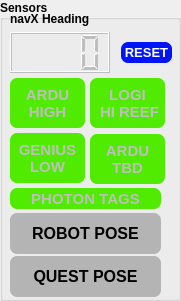
     <widget class="QGroupBox" name="groupBox_2">
      <property name="geometry">
       <rect>
        <x>180</x>
        <y>6</y>
        <width>181</width>
        <height>301</height>
       </rect>
      </property>
      <property name="font">
       <font>
        <family>MS Shell Dlg 2</family>
        <bold>true</bold>
       </font>
      </property>
      <property name="title">
       <string>Sensors</string>
      </property>
      <widget class="QLabel" name="label_11">
       <property name="geometry">
        <rect>
         <x>10</x>
         <y>11</y>
         <width>131</width>
         <height>16</height>
        </rect>
       </property>
       <property name="text">
        <string>navX Heading</string>
       </property>
      </widget>
      <widget class="QLCDNumber" name="qlcd_navx_heading">
       <property name="enabled">
        <bool>false</bool>
       </property>
       <property name="geometry">
        <rect>
         <x>10</x>
         <y>32</y>
         <width>100</width>
         <height>41</height>
        </rect>
       </property>
       <property name="digitCount">
        <number>4</number>
       </property>
      </widget>
      <widget class="QLabel2" name="qlabel_navx_reset_indicator">
       <property name="enabled">
        <bool>false</bool>
       </property>
       <property name="geometry">
        <rect>
         <x>121</x>
         <y>42</y>
         <width>51</width>
         <height>21</height>
        </rect>
       </property>
       <property name="font">
        <font>
         <family>MS Shell Dlg 2</family>
         <pointsize>10</pointsize>
         <bold>true</bold>
        </font>
       </property>
       <property name="styleSheet">
        <string notr="true">border: 7px;
border-radius: 7px;
color:rgb(255, 255, 255);
background-color:rgb(0, 20, 250);</string>
       </property>
       <property name="text">
        <string>RESET</string>
       </property>
       <property name="textFormat">
        <enum>Qt::AutoText</enum>
       </property>
       <property name="alignment">
        <set>Qt::AlignCenter</set>
       </property>
      </widget>
      <widget class="QLabel2" name="qlabel_arducam_high_target_indicator">
       <property name="enabled">
        <bool>false</bool>
       </property>
       <property name="geometry">
        <rect>
         <x>10</x>
         <y>78</y>
         <width>75</width>
         <height>50</height>
        </rect>
       </property>
       <property name="font">
        <font>
         <family>MS Shell Dlg 2</family>
         <pointsize>11</pointsize>
         <bold>true</bold>
        </font>
       </property>
       <property name="styleSheet">
        <string notr="true">border: 7px;
border-radius: 7px;
background-color:rgb(80, 235, 0);</string>
       </property>
       <property name="text">
        <string>ARDU
HIGH</string>
       </property>
       <property name="textFormat">
        <enum>Qt::AutoText</enum>
       </property>
       <property name="alignment">
        <set>Qt::AlignCenter</set>
       </property>
      </widget>
      <widget class="QLabel2" name="qlabel_pose_indicator">
       <property name="enabled">
        <bool>true</bool>
       </property>
       <property name="geometry">
        <rect>
         <x>10</x>
         <y>213</y>
         <width>151</width>
         <height>41</height>
        </rect>
       </property>
       <property name="font">
        <font>
         <family>Segoe UI</family>
         <pointsize>12</pointsize>
         <bold>true</bold>
        </font>
       </property>
       <property name="styleSheet">
        <string notr="true">border: 7px;
border-radius: 7px;
background-color:rgb(180,180,180);</string>
       </property>
       <property name="text">
        <string>ROBOT POSE</string>
       </property>
       <property name="textFormat">
        <enum>Qt::AutoText</enum>
       </property>
       <property name="alignment">
        <set>Qt::AlignCenter</set>
       </property>
      </widget>
      <widget class="QLabel2" name="qlabel_genius_low_target_indicator">
       <property name="enabled">
        <bool>false</bool>
       </property>
       <property name="geometry">
        <rect>
         <x>10</x>
         <y>133</y>
         <width>75</width>
         <height>50</height>
        </rect>
       </property>
       <property name="font">
        <font>
         <family>MS Shell Dlg 2</family>
         <pointsize>11</pointsize>
         <bold>true</bold>
        </font>
       </property>
       <property name="styleSheet">
        <string notr="true">border: 7px;
border-radius: 7px;
background-color:rgb(80, 235, 0);</string>
       </property>
       <property name="text">
        <string>GENIUS
LOW</string>
       </property>
       <property name="textFormat">
        <enum>Qt::AutoText</enum>
       </property>
       <property name="alignment">
        <set>Qt::AlignCenter</set>
       </property>
      </widget>
      <widget class="QLabel2" name="qlabel_logitech_reef_target_indicator">
       <property name="enabled">
        <bool>false</bool>
       </property>
       <property name="geometry">
        <rect>
         <x>90</x>
         <y>78</y>
         <width>75</width>
         <height>50</height>
        </rect>
       </property>
       <property name="font">
        <font>
         <family>MS Shell Dlg 2</family>
         <pointsize>11</pointsize>
         <bold>true</bold>
        </font>
       </property>
       <property name="styleSheet">
        <string notr="true">border: 7px;
border-radius: 7px;
background-color:rgb(80, 235, 0);</string>
       </property>
       <property name="text">
        <string>LOGI
 HI REEF</string>
       </property>
       <property name="textFormat">
        <enum>Qt::AutoText</enum>
       </property>
       <property name="alignment">
        <set>Qt::AlignCenter</set>
       </property>
      </widget>
      <widget class="QLabel2" name="qlabel_photoncam_target_indicator">
       <property name="enabled">
        <bool>false</bool>
       </property>
       <property name="geometry">
        <rect>
         <x>10</x>
         <y>188</y>
         <width>151</width>
         <height>21</height>
        </rect>
       </property>
       <property name="font">
        <font>
         <family>MS Shell Dlg 2</family>
         <pointsize>11</pointsize>
         <bold>true</bold>
        </font>
       </property>
       <property name="styleSheet">
        <string notr="true">border: 7px;
border-radius: 7px;
background-color:rgb(80, 235, 0);</string>
       </property>
       <property name="text">
        <string>PHOTON TAGS</string>
       </property>
       <property name="textFormat">
        <enum>Qt::AutoText</enum>
       </property>
       <property name="alignment">
        <set>Qt::AlignCenter</set>
       </property>
      </widget>
      <widget class="QLabel2" name="qlabel_arducam_back_target_indicator">
       <property name="enabled">
        <bool>false</bool>
       </property>
       <property name="geometry">
        <rect>
         <x>90</x>
         <y>134</y>
         <width>75</width>
         <height>50</height>
        </rect>
       </property>
       <property name="font">
        <font>
         <family>MS Shell Dlg 2</family>
         <pointsize>11</pointsize>
         <bold>true</bold>
        </font>
       </property>
       <property name="styleSheet">
        <string notr="true">border: 7px;
border-radius: 7px;
background-color:rgb(80, 235, 0);</string>
       </property>
       <property name="text">
        <string>ARDU
TBD</string>
       </property>
       <property name="textFormat">
        <enum>Qt::AutoText</enum>
       </property>
       <property name="alignment">
        <set>Qt::AlignCenter</set>
       </property>
      </widget>
      <widget class="QLabel2" name="qlabel_quest_pose_indicator">
       <property name="enabled">
        <bool>true</bool>
       </property>
       <property name="geometry">
        <rect>
         <x>10</x>
         <y>256</y>
         <width>151</width>
         <height>41</height>
        </rect>
       </property>
       <property name="font">
        <font>
         <family>Segoe UI</family>
         <pointsize>12</pointsize>
         <bold>true</bold>
        </font>
       </property>
       <property name="styleSheet">
        <string notr="true">border: 7px;
border-radius: 7px;
background-color:rgb(180,180,180);</string>
       </property>
       <property name="text">
        <string>QUEST POSE</string>
       </property>
       <property name="textFormat">
        <enum>Qt::AutoText</enum>
       </property>
       <property name="alignment">
        <set>Qt::AlignCenter</set>
       </property>
      </widget>
     </widget>
